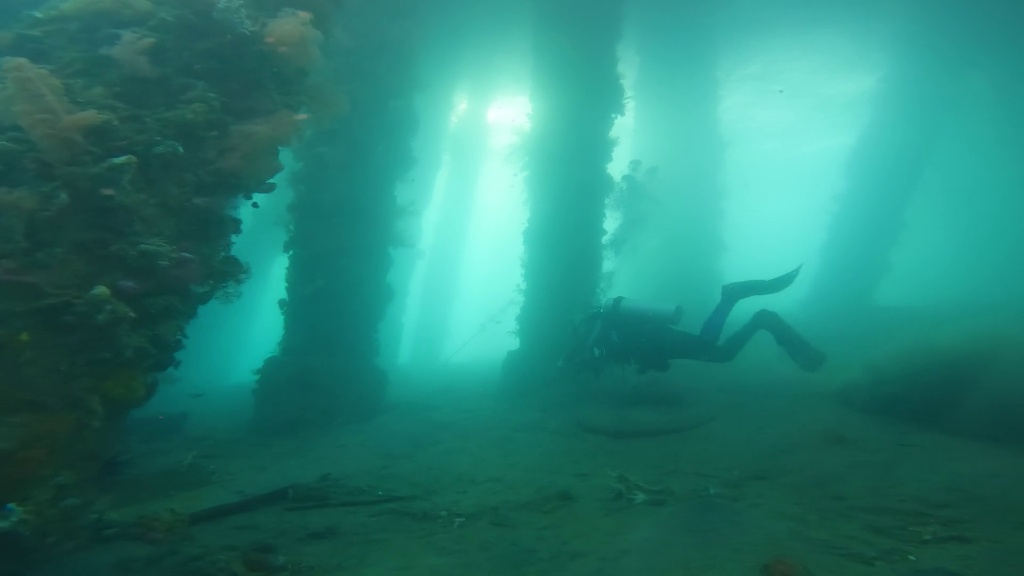
#> input picture raw_data/background_divers/images/030bccbf-9d3e-43dc-a8fa-2bcd0f5f1da6.jpeg, 1024 x 576 px
$ python -i generate_dataset.py   (imports and definitions only)
#> lines starting #> are read from the running program, lines starting #| are printed output that depends on the picture
#> further down, picture is the input picture: shape (576, 1024, 3); mean B, G, R 116.9, 127.8, 41.2
import cv2
import numpy as np
import os
import random
from tqdm import tqdm
import albumentations as A

# --- 1. CONFIGURATION ---
NUM_IMAGES = 10000
OUTPUT_DIR = "../dataset_R26_clean"
BG_DIR = "../raw_data/negatives/backgrounds"
ASSET_DIR = "../raw_data/assets"
FINAL_IMG_SIZE = (640, 640)

# R26 Taxonomy (4-Class System)
CLASS_MAP = {
    "sea_mine": 0,
    "underwater_vehicle": 1,
    "diver": 2,
    "torpedo": 3,
    "explosive": 3
}

# Ratios
RATIO_STICKER = 0.35
RATIO_PHYSICS = 0.35
RATIO_EMPTY = 0.30
PROB_ALIEN = 0.95


# --- 2. GEOMETRY ENGINE ---
# [17 lines left out: functions safe_rotate, apply_random_mirror, not called in this run]


# --- 3. AUGMENTATION ENGINE ---
def augment_hsv(img, h_gain=0.5, s_gain=0.5, v_gain=0.5):
#> called with h_gain = 0.5, s_gain = 0.5, v_gain = 0.5
    r = np.random.uniform(-1, 1, 3) * [h_gain, s_gain, v_gain] + 1
    hue, sat, val = cv2.split(cv2.cvtColor(img, cv2.COLOR_BGR2HSV))
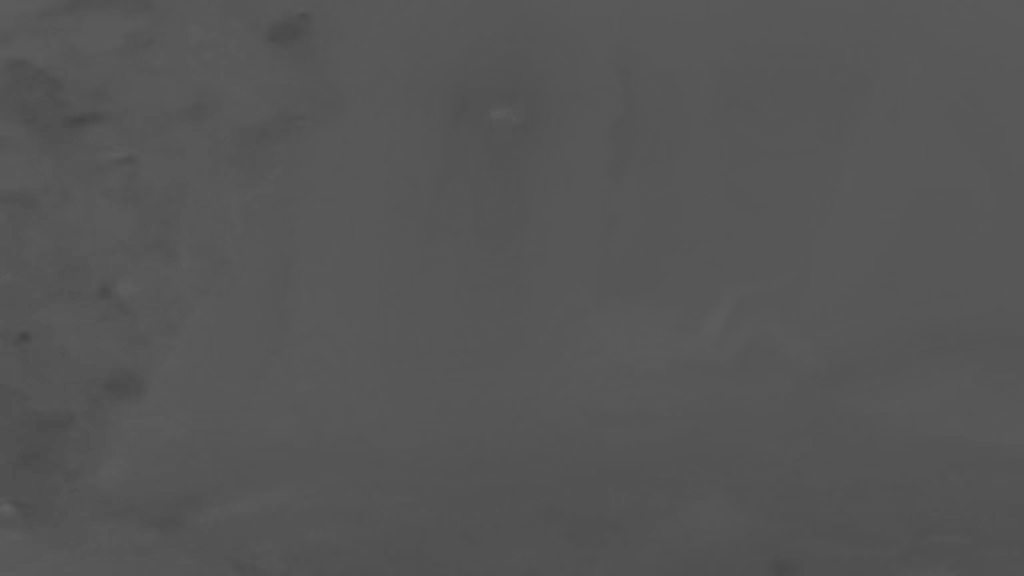
#> hue: shape (576, 1024); min 66, max 97, mean 85.8
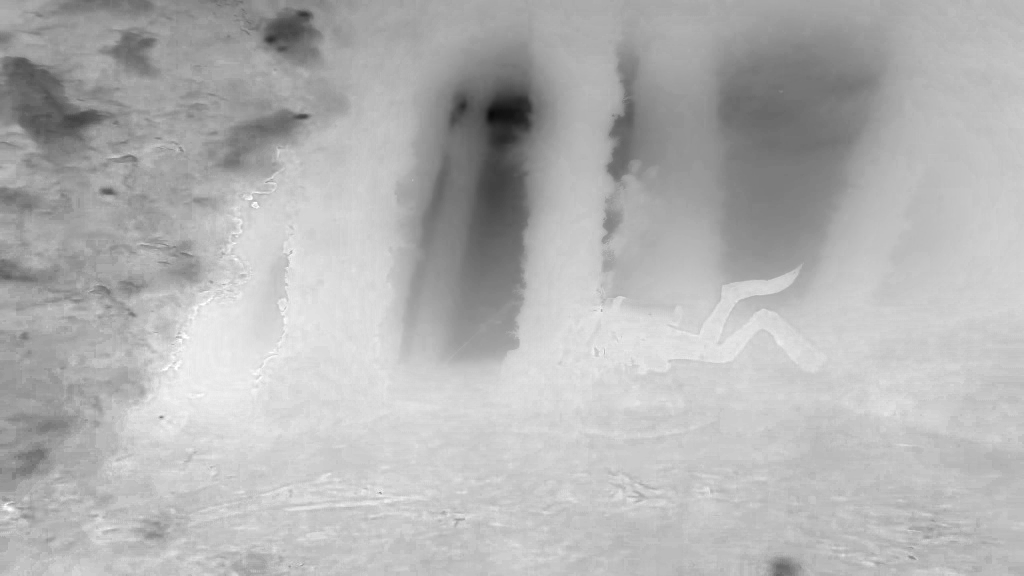
#> sat: shape (576, 1024); min 10, max 255, mean 179.1
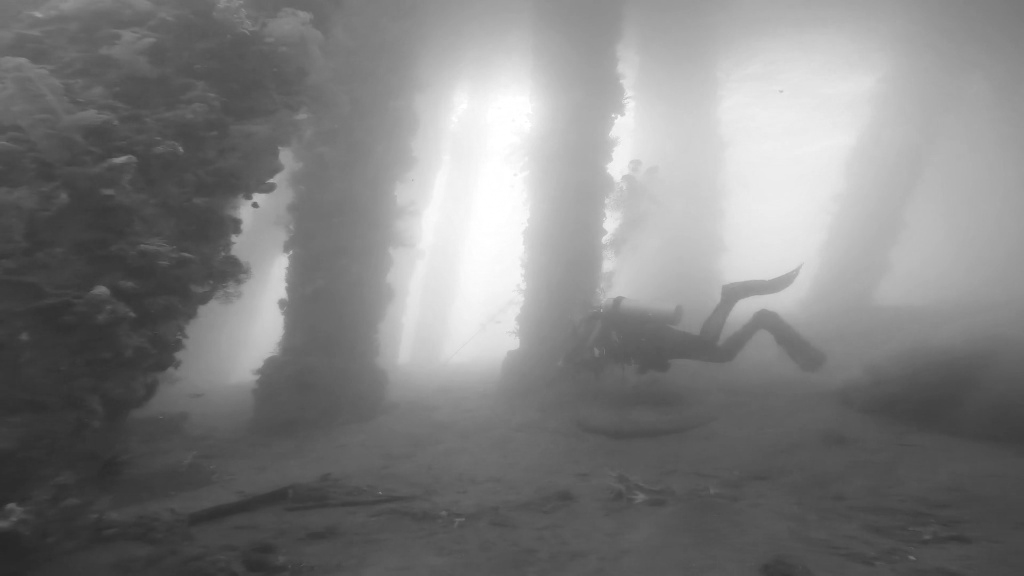
#> val: shape (576, 1024); min 37, max 255, mean 127.8
    dtype = img.dtype
    x = np.arange(0, 256, dtype=r.dtype)
    lut_h = ((x * r[0]) % 180).astype(dtype)
    lut_s = np.clip(x * r[1], 0, 255).astype(dtype)
#> lut_s = 256 values from 0 to 255
    lut_v = np.clip(x * r[2], 0, 255).astype(dtype)
#> lut_v = 256 values from 0 to 255
    img_hsv = cv2.merge((cv2.LUT(hue, lut_h), cv2.LUT(sat, lut_s), cv2.LUT(val, lut_v)))
#> img_hsv: shape (576, 1024, 3); mean H, S, V 89.7, 215.6, 139.9
    return cv2.cvtColor(img_hsv, cv2.COLOR_HSV2BGR)
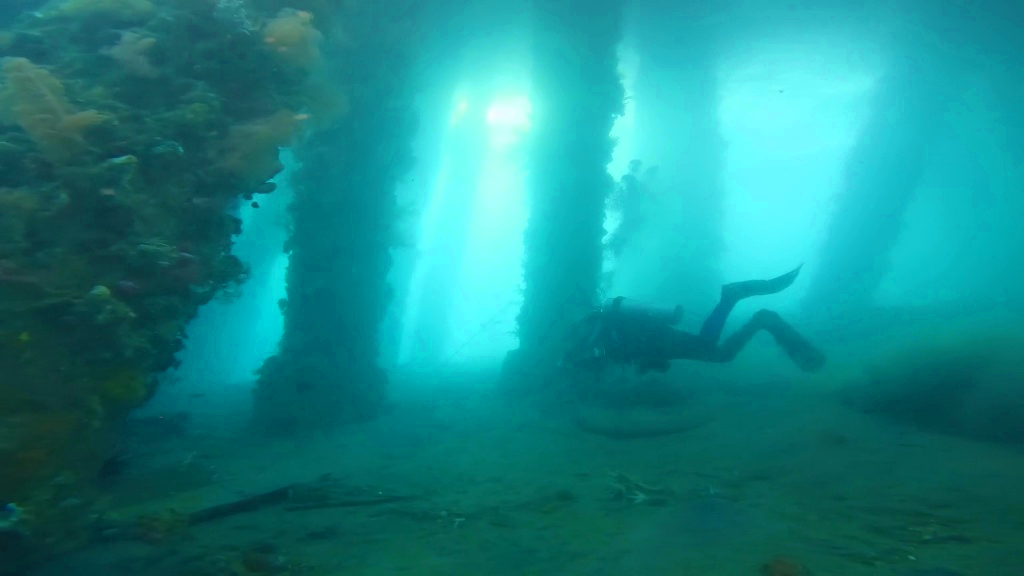
#> returned value: shape (576, 1024, 3); mean B, G, R 136.8, 135.9, 25.1


# [201 lines left out: functions apply_elastic, generate_caustics, add_occlusion, overlay_physics, main, not called in this run]


# [2 lines not run here, left out]

>>> import cv2
>>> picture = cv2.imread('../raw_data/background_divers/images/030bccbf-9d3e-43dc-a8fa-2bcd0f5f1da6.jpeg')
>>> result = augment_hsv(picture)

$ run again, on raw_data/background_divers/images/1_pKn69c3uipjXsAqtlTqX7Q.jpg
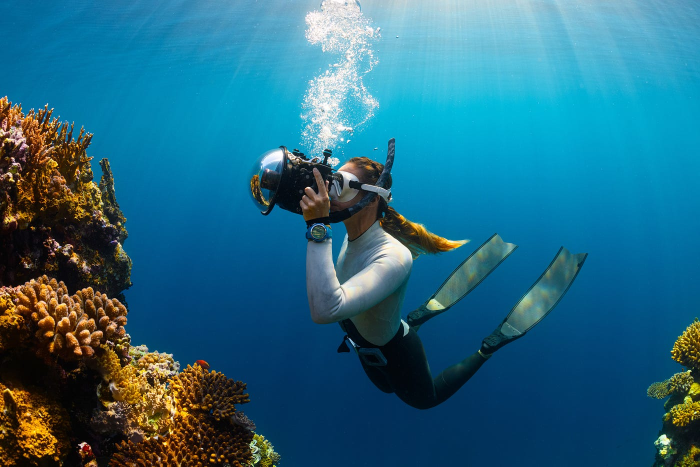
#> input picture raw_data/background_divers/images/1_pKn69c3uipjXsAqtlTqX7Q.jpg, 1400 x 933 px (shown at 1/2 size)
#> picture is the input picture: shape (933, 1400, 3); mean B, G, R 129.3, 105.1, 37.4
#> in augment_hsv, `hue, sat, val = cv2.split(cv2.cvtColor(img, cv2.COLOR_BGR2HSV))`:
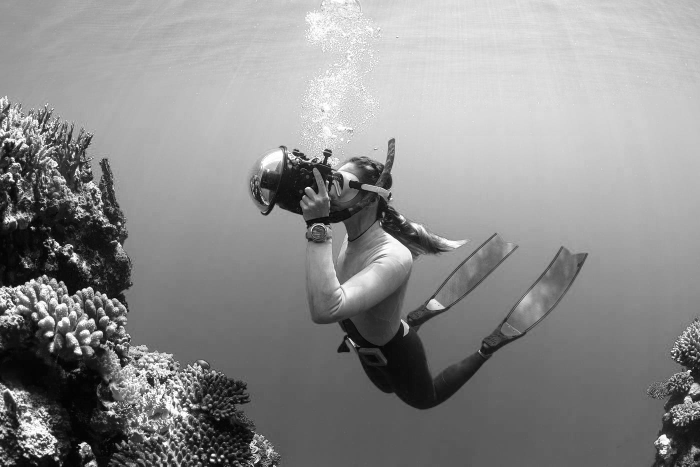
#> val: shape (933, 1400) (shown at 1/2 size); min 0, max 255, mean 140
#> img_hsv: shape (933, 1400, 3); mean H, S, V 88.7, 218.5, 153.5
#> in augment_hsv, `return cv2.cvtColor(img_hsv, cv2.COLOR_HSV2BGR)`:
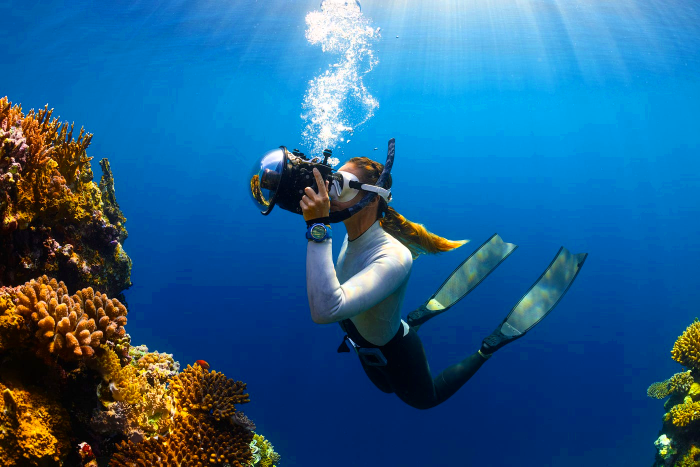
#> returned value: shape (933, 1400, 3) (shown at 1/2 size); mean B, G, R 140.4, 96.5, 35

$ run again, on raw_data/background_divers/images/1fdbc7b3-f49a-4e26-b848-f81b7f5cb2e5.jpeg
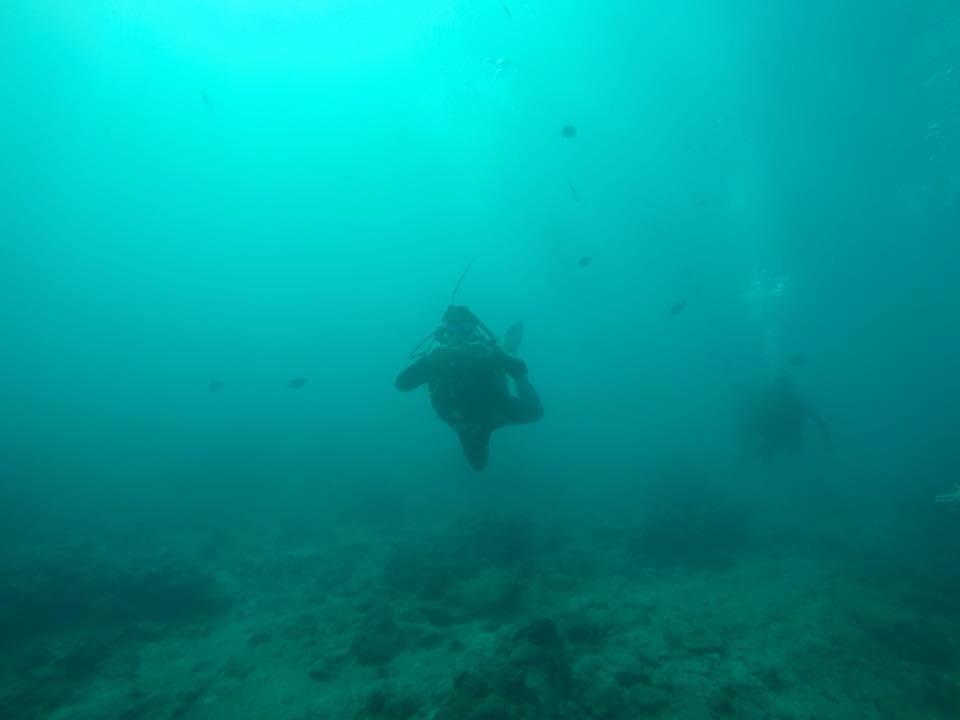
#> input picture raw_data/background_divers/images/1fdbc7b3-f49a-4e26-b848-f81b7f5cb2e5.jpeg, 960 x 720 px
#> picture is the input picture: shape (720, 960, 3); mean B, G, R 149.1, 151.4, 2.6
#> in augment_hsv, `hue, sat, val = cv2.split(cv2.cvtColor(img, cv2.COLOR_BGR2HSV))`:
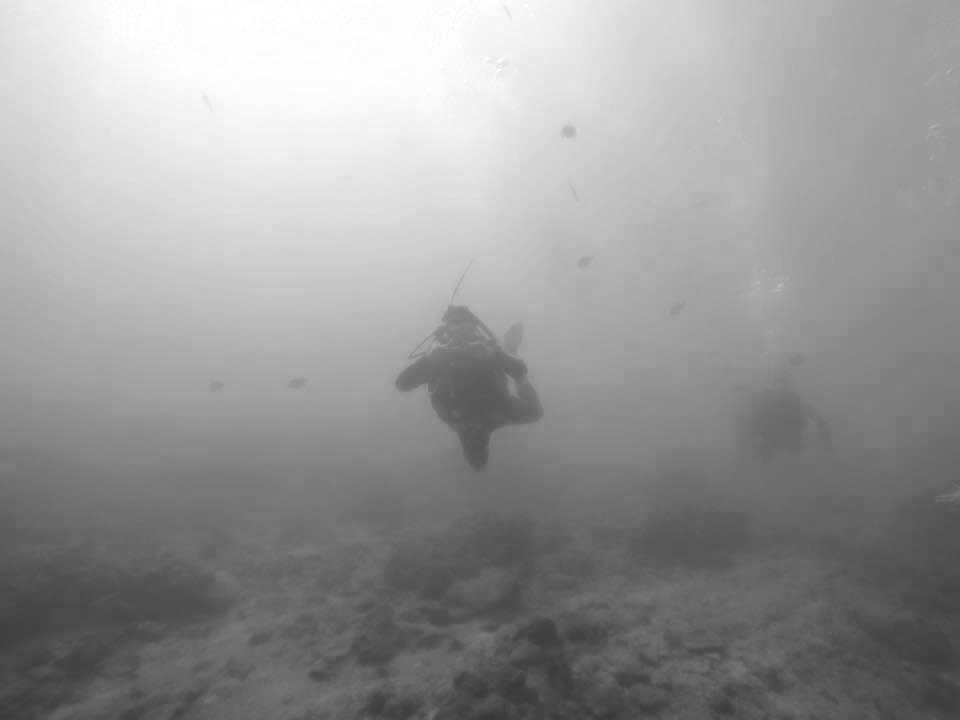
#> val: shape (720, 960); min 55, max 255, mean 152.6
#> img_hsv: shape (720, 960, 3); mean H, S, V 93.4, 255, 166.1
#> in augment_hsv, `return cv2.cvtColor(img_hsv, cv2.COLOR_HSV2BGR)`:
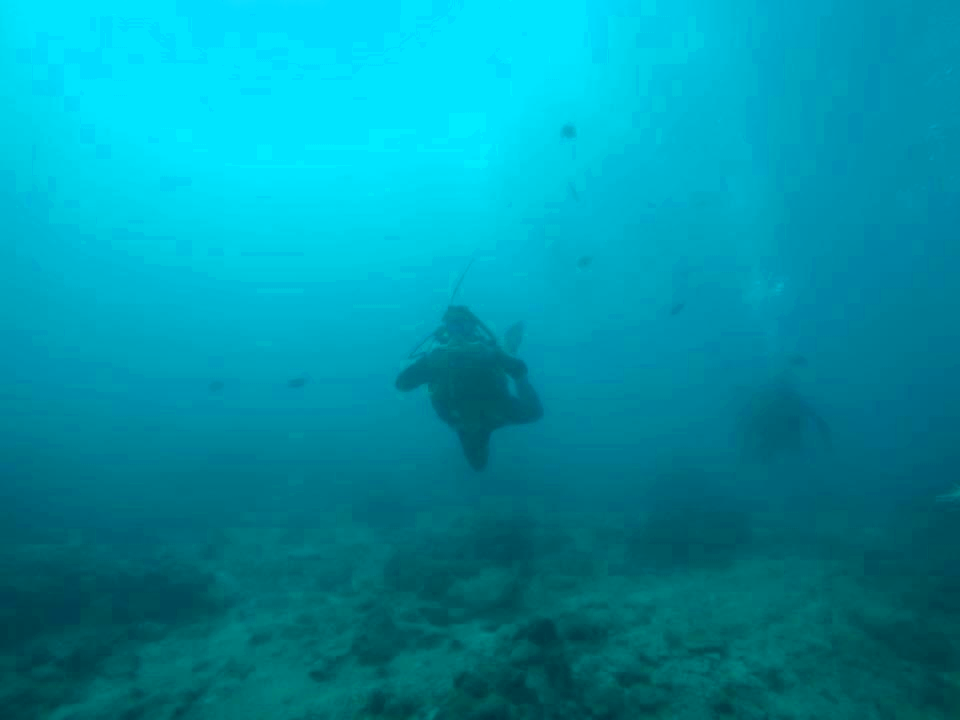
#> returned value: shape (720, 960, 3); mean B, G, R 166.1, 145.9, 0

$ run again, on raw_data/background_divers/images/20.png
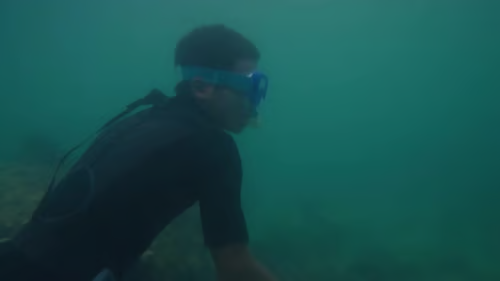
#> input picture raw_data/background_divers/images/20.png, 500 x 281 px
#> picture is the input picture: shape (281, 500, 3); mean B, G, R 79.1, 80.6, 23.2
#> in augment_hsv, `hue, sat, val = cv2.split(cv2.cvtColor(img, cv2.COLOR_BGR2HSV))`:
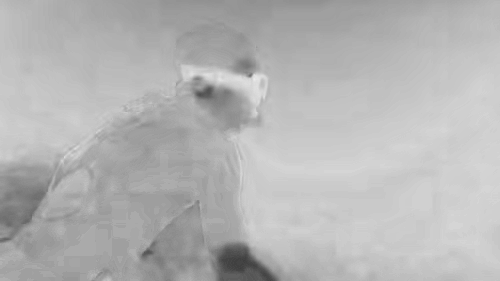
#> sat: shape (281, 500); min 61, max 235, mean 180.6
#> in augment_hsv, `hue, sat, val = cv2.split(cv2.cvtColor(img, cv2.COLOR_BGR2HSV))`:
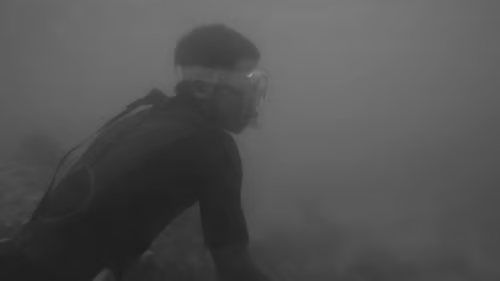
#> val: shape (281, 500); min 29, max 153, mean 82.7
#> img_hsv: shape (281, 500, 3); mean H, S, V 94.5, 218.9, 90.7
